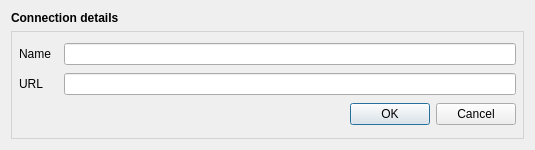
<?xml version="1.0" encoding="UTF-8"?>
<ui version="4.0">
 <class>Dialog</class>
 <widget class="QDialog" name="Dialog">
  <property name="geometry">
   <rect>
    <x>0</x>
    <y>0</y>
    <width>535</width>
    <height>150</height>
   </rect>
  </property>
  <property name="sizePolicy">
   <sizepolicy hsizetype="Expanding" vsizetype="Fixed">
    <horstretch>0</horstretch>
    <verstretch>0</verstretch>
   </sizepolicy>
  </property>
  <property name="minimumSize">
   <size>
    <width>0</width>
    <height>150</height>
   </size>
  </property>
  <property name="maximumSize">
   <size>
    <width>16777215</width>
    <height>150</height>
   </size>
  </property>
  <property name="windowTitle">
   <string>SensorThings API - Connection to server</string>
  </property>
  <layout class="QGridLayout" name="gridLayout_2">
   <item row="0" column="0">
    <widget class="QLabel" name="lblConnection">
     <property name="font">
      <font>
       <weight>75</weight>
       <bold>true</bold>
      </font>
     </property>
     <property name="text">
      <string>Connection details</string>
     </property>
    </widget>
   </item>
   <item row="1" column="0" colspan="2">
    <widget class="QFrame" name="frmDetails">
     <property name="sizePolicy">
      <sizepolicy hsizetype="Preferred" vsizetype="Expanding">
       <horstretch>0</horstretch>
       <verstretch>0</verstretch>
      </sizepolicy>
     </property>
     <property name="styleSheet">
      <string notr="true">QFrame#frmDetails {
    border: 1px solid lightgray;
}</string>
     </property>
     <property name="frameShape">
      <enum>QFrame::Box</enum>
     </property>
     <property name="frameShadow">
      <enum>QFrame::Plain</enum>
     </property>
     <layout class="QVBoxLayout" name="verticalLayout_2">
      <property name="spacing">
       <number>4</number>
      </property>
      <property name="leftMargin">
       <number>7</number>
      </property>
      <property name="topMargin">
       <number>7</number>
      </property>
      <property name="rightMargin">
       <number>7</number>
      </property>
      <property name="bottomMargin">
       <number>7</number>
      </property>
      <item>
       <layout class="QHBoxLayout" name="horizontalLayout">
        <property name="spacing">
         <number>0</number>
        </property>
        <item>
         <widget class="QLabel" name="lblName">
          <property name="minimumSize">
           <size>
            <width>45</width>
            <height>0</height>
           </size>
          </property>
          <property name="text">
           <string>Name</string>
          </property>
         </widget>
        </item>
        <item>
         <widget class="QLineEdit" name="edtName"/>
        </item>
       </layout>
      </item>
      <item>
       <layout class="QHBoxLayout" name="horizontalLayout_2">
        <property name="spacing">
         <number>0</number>
        </property>
        <property name="topMargin">
         <number>0</number>
        </property>
        <item>
         <widget class="QLabel" name="lblURL">
          <property name="minimumSize">
           <size>
            <width>45</width>
            <height>0</height>
           </size>
          </property>
          <property name="text">
           <string>URL</string>
          </property>
         </widget>
        </item>
        <item>
         <widget class="QLineEdit" name="edtURL"/>
        </item>
       </layout>
      </item>
      <item>
       <widget class="QDialogButtonBox" name="buttonBox">
        <property name="standardButtons">
         <set>QDialogButtonBox::Cancel|QDialogButtonBox::Ok</set>
        </property>
       </widget>
      </item>
     </layout>
    </widget>
   </item>
  </layout>
 </widget>
 <resources/>
 <connections/>
</ui>
